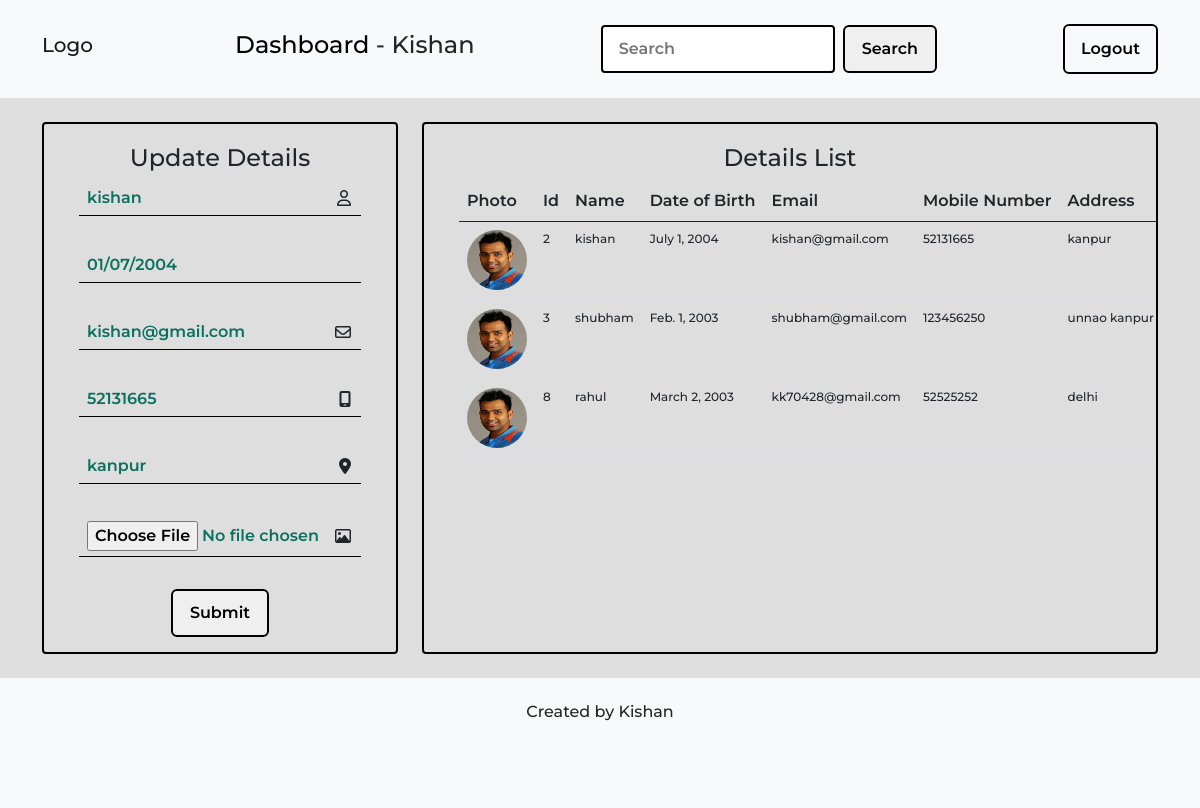
The app's page /update/2 (signed in) with its own data.
### webapp/models.py (models this page shows, shortened)
class formDetails(models.Model):
    name=models.CharField(max_length=50)
    dob=models.DateField(editable=True)
    email=models.EmailField()
    mobile=models.CharField(max_length=20)
    address=models.TextField()
    photo=models.ImageField(upload_to='images/', null=True)
    user=models.ForeignKey(User, on_delete=models.CASCADE)
    reg_date=models.DateTimeField(auto_now_add=True)

### webapp/views.py (the view, shortened to what this page needs)
# urls.py: path('update/<int:id>',views.update,name='update'),
def update(request, id):
    details = formDetails.objects.filter(user=request.user)
    editedData = formDetails.objects.get(user=request.user, id=id)
    context = { 'data':details ,'update': editedData }
    return render(request, 'webapp/update.html', context)

### templates/webapp/update.html (shortened to what this page needs)
{% extends 'webapp/base.html'%}
{% block content %}
<nav class="navbar navbar-expand-sm navbar-light bg-light  pt-4  pb-4">
  <div class="container">
    <h1 class="navbar-brand">Logo</h1>
    <div class="collapse navbar-collapse" id="navbarSupportedContent">
      <ul class="navbar-nav me-auto ms-auto mb-2 mb-lg-0">
        <li class="nav-item ">
            <h4><a href="{% url 'dashboard' %}" class="dbtn" >Dashboard</a> - {{user.username | capfirst }}</h4>
        </li>
      </ul>
      <form method="post" action="{% url 'dashboard/search' %}"
      class="d-flex position-relative me-auto me-auto">
        <input class=" search-box me-2 " type="search" name="query" placeholder="Search" aria-label="Search">
        <button class="" type="submit">Search</button>
      </form>
   <a class="dashbtn" href="{% url 'logout' %}">Logout</a>
    </div>
  </div>
</nav>
<div class="container  mt-4">
    <div class="row">
      <div class="col-12 col-sm-4">
          <div class="dashform"  style="height: 532px;   border: 2px solid black; border-radius: 4px;">
               <h4 class="text-center">Update Details</h4>
            <form method="POST" action="{% url 'update' update.id %}" enctype="multipart/form-data" >
              <div class="mb-3  input-box">
                <input type="text" name="name" placeholder="Name" value="{{update.name}}" >
                <i class="fa-regular fa-user form-icon"></i>
              </div>
              <div class="mb-3 input-box">
                <input type="text" name="dob" value="{{update.dob | date:'d/m/Y' }}">
              </div>
              <div class="mb-3 input-box">
                  <input type="email" name="email" placeholder="Email"  value="{{update.email}}" >
                  <i class="fa-regular fa-envelope  form-icon"></i>
               </div>
              <div class="mb-3 input-box">
                <input type="text" name="mobile" placeholder="Mobile Number"  value="{{update.mobile}}" >
                <i class="fa-solid fa-mobile-screen form-icon"></i>
              </div>
              <div class="mb-3  input-box">
                <input type="text" name="address"  placeholder="Address"  value="{{update.address}}" >
                <i class="fa-solid fa-location-dot form-icon "></i>
              </div>
              <div class="mb-3 input-box ">
                <input type="file" name="photo" value="{{update.photo}}" >
                <i class="fa-regular fa-image form-icon"></i>
              </div>
              <div class="text-center "><button type="submit"  >Submit</button></div>
            </form>
          </div>
      </div>
      <div class="col-12 col-sm-8 mt--4">
        <div class="dashform" style="height: 532px;border: 2px solid black; border-radius: 4px;
                       overflow: auto;   ">
          <h4 class="text-center">Details List</h4>
          <table class="table">
            <thead>
                <tr>
                    <th>Photo</th>
                    <th>Id</th>
                    <th>Name</th>
                    <th>Date of Birth</th>
                    <th>Email</th>
                    <th>Mobile Number</th>
                    <th>Address</th>
                </tr>
            </thead>
            <tbody>
                {% for x in data %}
                <tr class="">
                          <td>
                            <div class="rounded-circle thumbnail-photo" style="width: 60px; height: 60px; overflow: hidden;
                                   "
                                data-photo-url="{{ x.photo.url }}">
                                <img src="{{ x.photo.url }}" alt="{{ x.name }}" width="100%" height="100%">
                            </div>
                        </td>
                        <td class="details-column pt-2" >{{ x.id }}</td>
                        <td class="details-column" >{{ x.name }}</td>
                        <td class="details-column" >{{ x.dob }}</td>
                        <td class="details-column">{{ x.email }}</td>
                        <td class="details-column">{{ x.mobile }}</td>
                        <td class="details-column" style="white-space: nowrap; overflow: hidden; text-overflow: ellipsis;" >{{ x.address }}</td>
                      </tr>
                {% endfor %}
            </tbody>
        </table>
        </div>
      </div>
    </div>
  </div>
    <footer class="containe-sm bg-light mt-4 pt-4 pb-3" style="height:130px;">
      <h6 class="text-center "> Created by Kishan </h6>
   </footer>
  {% endblock %}

### static/css/style.css (style rules this page uses)
* { margin: 0; padding: 0; box-sizing: border-box; font-family: 'Roboto', sans-serif; font-family: 'Montserrat', sans-serif; }
html { height: 100%; }
body { background-color:rgb(222,222,222); }
button { position: relative; border: 2px solid black; color: black; font-weight: 600; padding: 10px 17px; border-radius: 6px; transition: all cubic-bezier(0.215, 0.610, 0.355, 1); text-decoration: none; }
.form-icon { position: absolute; top: 50%; right: 10px; transform: translateY(-50%); font-size: 16px; padding-bottom: 16px; }
.dbtn { text-decoration: none; color: black; }
.dashbtn { position: relative; border: 2px solid black; color: black; font-weight: 600; padding: 11px 16px; border-radius: 6px; text-decoration: none; }
.search-box { border: 2px solid black; border-radius: 4px; outline: none; padding:4px 16px; font-size: 16px; color: #0a705f; font-family: 'Montserrat'; font-weight: 600; }
.dashform { padding: 20px 35px ; }
.dashform input { width: 100%; font-size: 16px; color: #0a705f; font-family: 'Montserrat'; font-weight: 600; border: none; padding: 5px 0; padding-left: 8px; border-bottom: 1px solid black; margin-bottom: 16px; outline: none; background: transparent; }
.input-box { position: relative; }
table th { font-weight: 600; white-space: nowrap; word-wrap: normal; }
.details-column { font-size: 12px; font-weight: 500; }

### records on screen
formDetails: name "kishan", dob "01/07/2004", email "kishan@gmail.com", mobile "52131665", address "kanpur", photo (picture), id "2", dob "July 1, 2004"
formDetails: photo (picture), id "3", name "shubham", dob "Feb. 1, 2003", email "shubham@gmail.com", mobile "123456250", address "unnao kanpur"
formDetails: photo (picture), id "8", name "rahul", dob "March 2, 2003", email "kk70428@gmail.com", mobile "52525252", address "delhi"

### other values on screen
{{ user.username | capfirst }} "Kishan"
